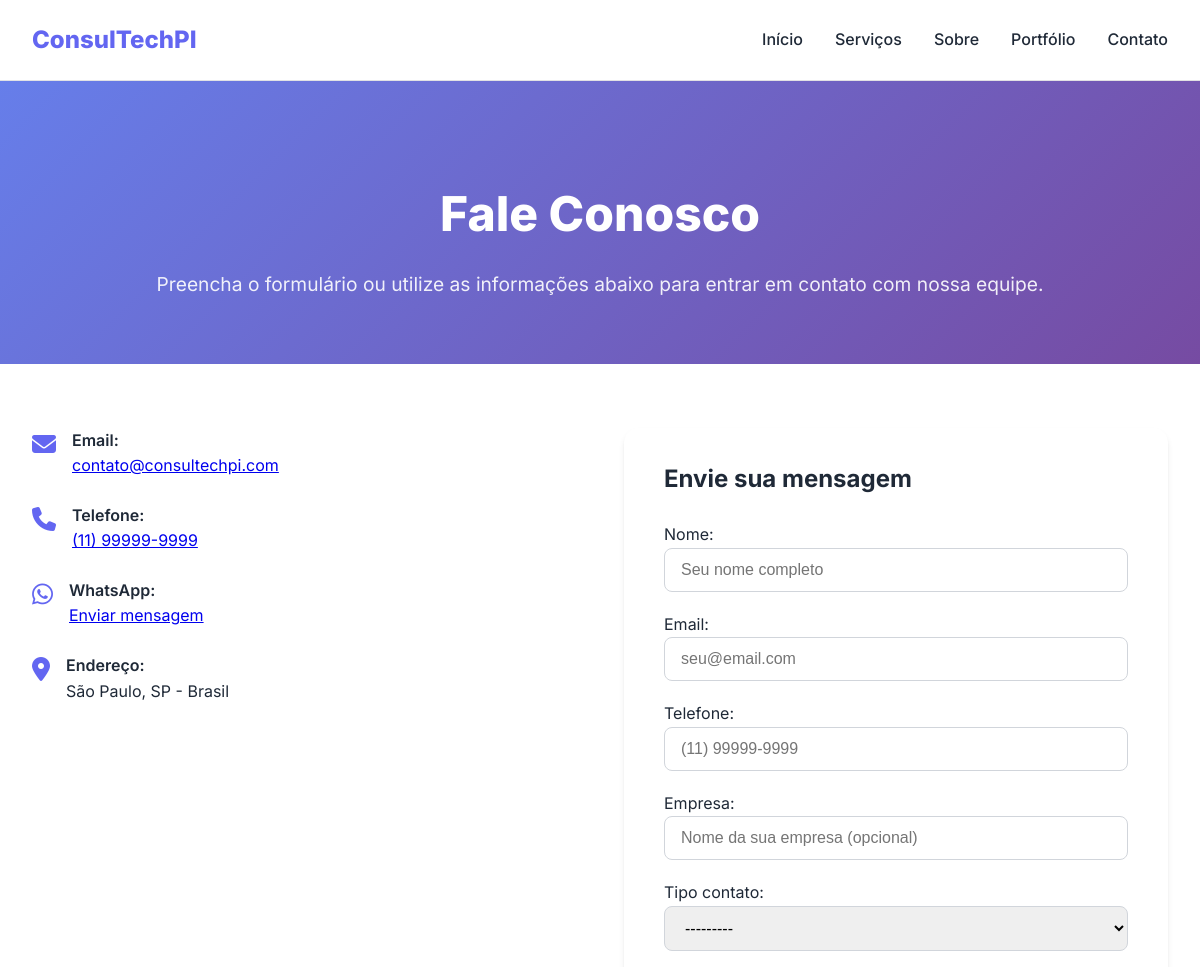
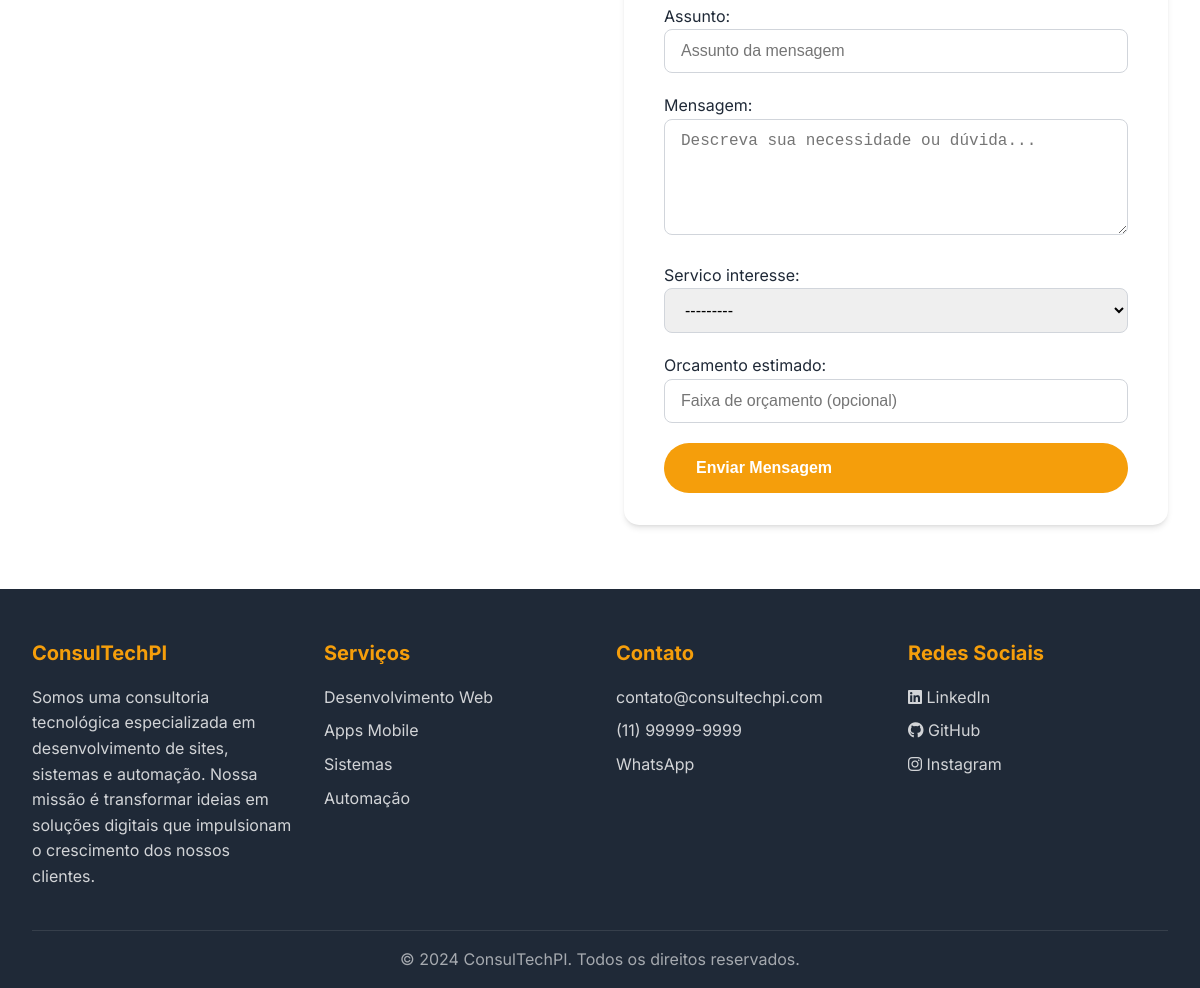
Page /contato/ on the earlier database version (2 pictures, top to bottom).
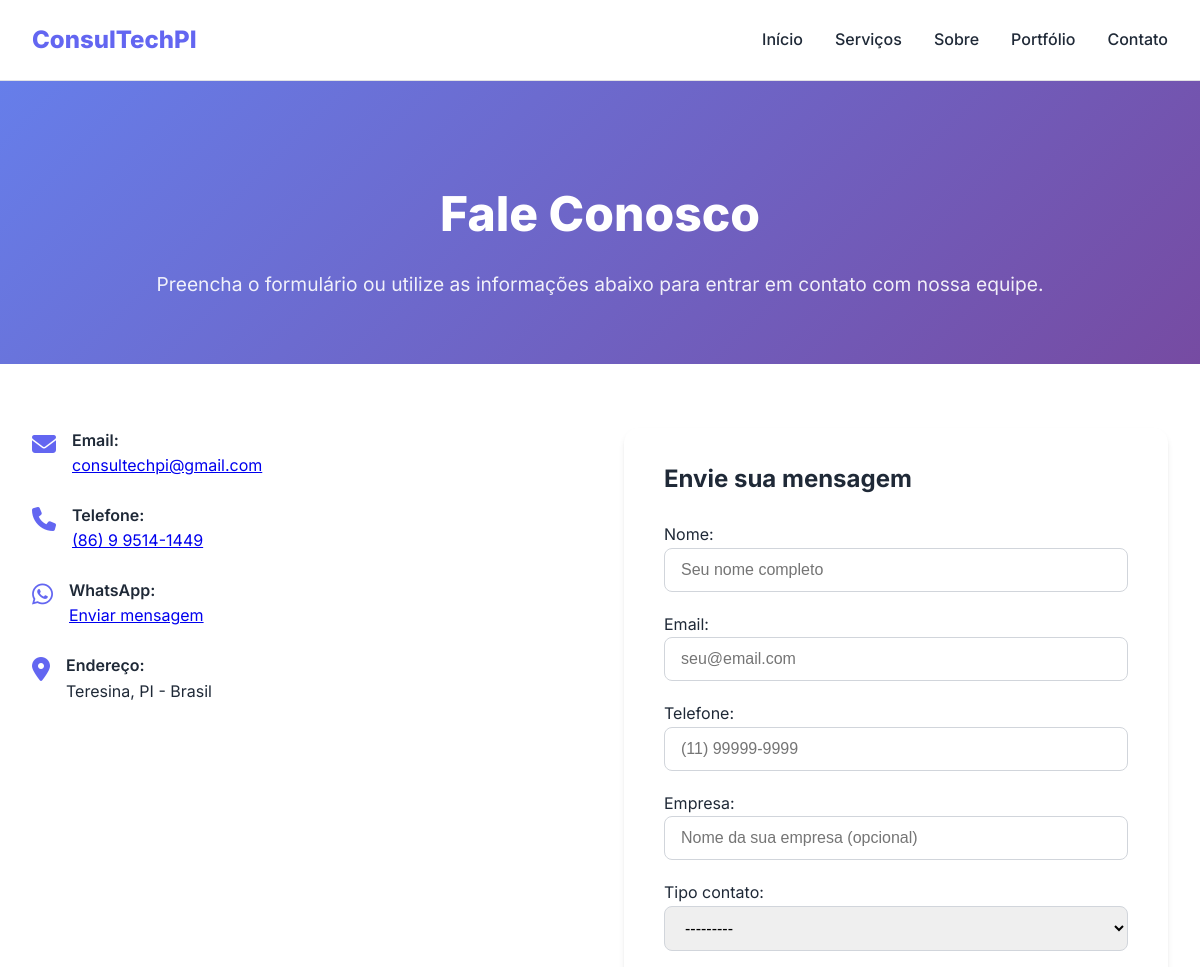
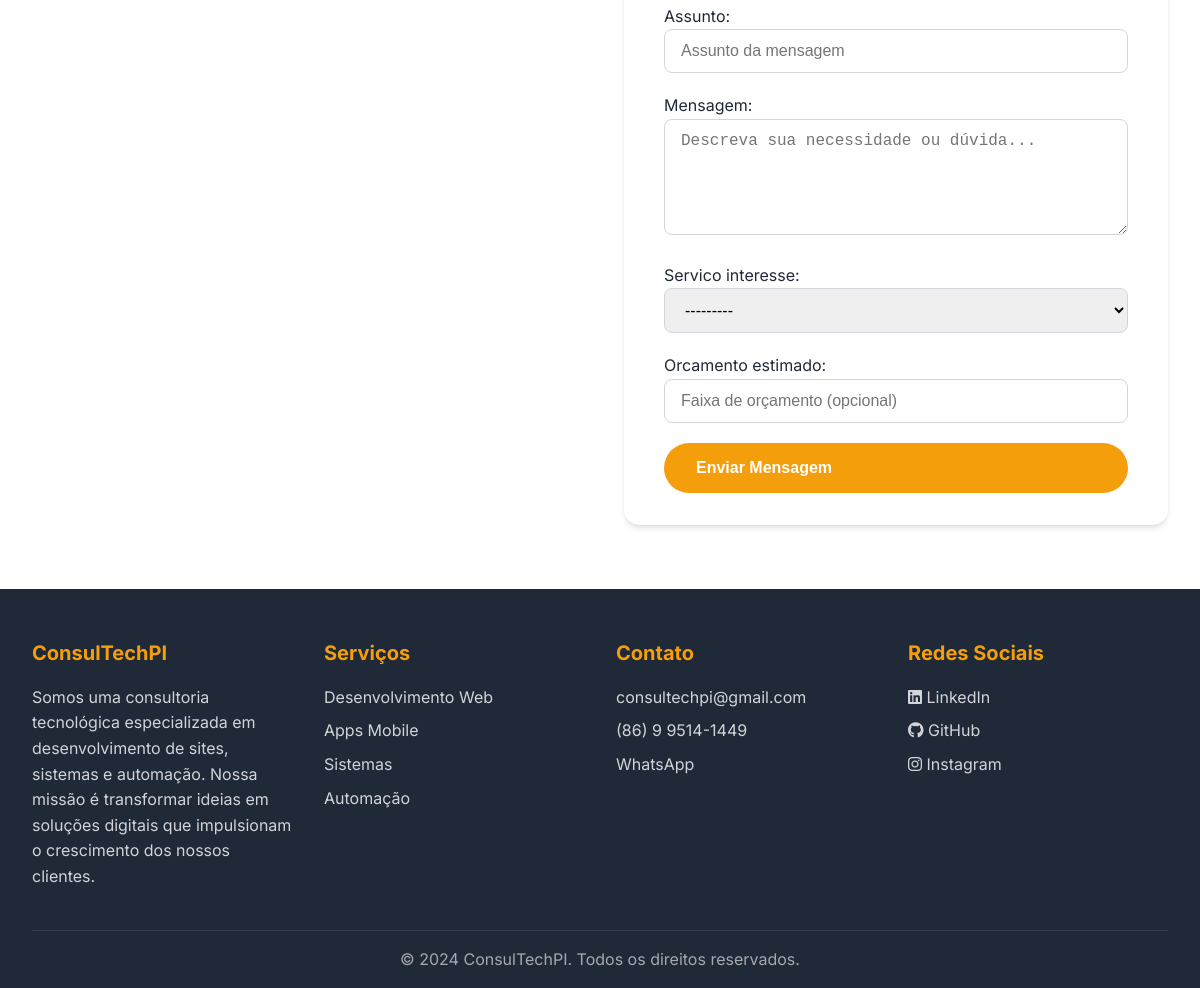
Same page on the later database version (2 pictures, top to bottom).
### web_site/models.py (models this page shows, shortened)
class ConfiguracaoSite(models.Model):
    nome_empresa = models.CharField(max_length=200)
    slogan = models.CharField(max_length=300)
    descricao_empresa = models.TextField()
    logo = models.ImageField(upload_to='config/')
    favicon = models.ImageField(upload_to='config/')
    email_contato = models.EmailField()
    telefone = models.CharField(max_length=20)
    whatsapp = models.CharField(max_length=20)
    endereco = models.TextField()
    linkedin = models.URLField(blank=True)
    github = models.URLField(blank=True)
    instagram = models.URLField(blank=True)
    youtube = models.URLField(blank=True)
    meta_description = models.CharField(max_length=300)
    meta_keywords = models.CharField(max_length=500)
    google_analytics = models.TextField(blank=True)
    pixel_facebook = models.TextField(blank=True)
    mostrar_servicos = models.BooleanField(default=True, help_text="Exibir item Serviços no menu")
    mostrar_sobre = models.BooleanField(default=True, help_text="Exibir item Sobre no menu")
    mostrar_portfolio = models.BooleanField(default=True, help_text="Exibir item Portfólio no menu")
    data_atualizacao = models.DateTimeField(auto_now=True)
    class Meta:
        verbose_name = "Configuração do Site"
        verbose_name_plural = "Configurações do Site"

### web_site/views.py (the view)
# urls.py: path('contato/', views.contato, name='contato'),
def contato(request):
    config = ConfiguracaoSite.objects.first()
    if request.method == 'POST':
        form = ContatoForm(request.POST)
        if form.is_valid():
            contato = form.save()
            messages.success(request, 'Mensagem enviada com sucesso! Entraremos em contato em breve.')
            return redirect('web_site:contato')
    else:
        form = ContatoForm()
    context = {
        'config': config,
        'form': form,
    }
    return render(request, 'web_site/contato.html', context)

### web_site/models.py (called while the page is built)
    def __str__(self):
        return self.nome

### templates/web_site/contato.html (shortened to what this page needs)
{% extends 'web_site/base.html' %}
{% block content %}
<section class="contact-hero" data-aos="fade-down">
    <div class="container">
        <h1>Fale Conosco</h1>
        <p>Preencha o formulário ou utilize as informações abaixo para entrar em contato com nossa equipe.</p>
    </div>
</section>
<section class="contact-section">
    <div class="container contact-grid" data-aos="fade-up">
        <div class="contact-info">
            <div class="contact-info-item">
                <i class="fas fa-envelope"></i>
                <div>
                    <span>Email:</span><br>
                    <a href="mailto:{% if config %}{{ config.email_contato }}{% else %}contato@consultechpiaui.com{% endif %}">{% if config %}{{ config.email_contato }}{% else %}contato@consultechpiaui.com{% endif %}</a>
                </div>
            </div>
            <div class="contact-info-item">
                <i class="fas fa-phone"></i>
                <div>
                    <span>Telefone:</span><br>
                    <a href="tel:{% if config %}{{ config.telefone }}{% else %}+5586999999999{% endif %}">{% if config %}{{ config.telefone }}{% else %}(86) 99999-9999{% endif %}</a>
                </div>
            </div>
            <div class="contact-info-item">
                <i class="fab fa-whatsapp"></i>
                <div>
                    <span>WhatsApp:</span><br>
                    <a href="https://wa.me/{% if config %}{{ config.whatsapp|cut:'('|cut:')'|cut:'-'|cut:' ' }}{% else %}5586999999999{% endif %}" target="_blank">Enviar mensagem</a>
                </div>
            </div>
            <div class="contact-info-item">
                <i class="fas fa-map-marker-alt"></i>
                <div>
                    <span>Endereço:</span><br>
                    {% if config %}{{ config.endereco }}{% else %}Teresina - PI, Brasil{% endif %}
                </div>
            </div>
        </div>
        <div>
            <div class="contact-form">
                <h2 style="margin-bottom: 1.5rem;">Envie sua mensagem</h2>
                <form method="post" novalidate>
                    {% for field in form.visible_fields %}
                    <div class="form-group">
                        {{ field.label_tag }}
                        {{ field }}
                    </div>
                    {% endfor %}
                    <button type="submit" class="btn btn-primary">Enviar Mensagem</button>
                </form>
            </div>
        </div>
    </div>
</section>
{% endblock %}

### templates/web_site/base.html (shortened to what this page needs)
<!DOCTYPE html>
<html lang="pt-BR">
<head>
    <link rel="stylesheet" href="https://cdnjs.cloudflare.com/ajax/libs/font-awesome/6.4.0/css/all.min.css">
    <link href="https://unpkg.com/aos@2.3.1/dist/aos.css" rel="stylesheet">
</head>
<body>
    <header class="header" id="header">
        <nav class="nav-container">
            <a href="{% url 'web_site:home' %}" class="logo">
                {% if config %}{{ config.nome_empresa }}{% else %}ConsulTech<span style="color: var(--accent-color);">Piauí</span>{% endif %}
            </a>
            <ul class="nav-menu" id="nav-menu">
                <li><a href="{% url 'web_site:home' %}" class="nav-link">Início</a></li>
                <li>{% if not config or config.mostrar_servicos %}<a href="{% url 'web_site:servicos' %}" class="nav-link">Serviços</a>{% endif %}</li>
                <li>{% if not config or config.mostrar_sobre %}<a href="{% url 'web_site:sobre' %}" class="nav-link">Sobre</a>{% endif %}</li>
                <li>{% if not config or config.mostrar_portfolio %}<a href="{% url 'web_site:projetos' %}" class="nav-link">Portfólio</a>{% endif %}</li>
                <li><a href="{% url 'web_site:contato' %}" class="nav-link">Contato</a></li>
            </ul>
        </nav>
    </header>
    <main class="main-content">
        {% block content %}{% endblock %}
    </main>
    <footer class="footer">
        <div class="container">
            <div class="footer-content">
                <div class="footer-section">
                    <h3>{% if config %}{{ config.nome_empresa }}{% else %}ConsulTech Piauí{% endif %}</h3>
                    <p>{% if config %}{{ config.descricao_empresa }}{% else %}Transformando ideias em soluções digitais inovadoras. Especialistas em tecnologia no Piauí.{% endif %}</p>
                </div>
                <div class="footer-section">
                    <h3>Serviços</h3>
                    <a href="{% url 'web_site:servicos' %}">Desenvolvimento Web</a>
                    <a href="{% url 'web_site:servicos' %}">Apps Mobile</a>
                    <a href="{% url 'web_site:servicos' %}">Sistemas</a>
                    <a href="{% url 'web_site:servicos' %}">Automação</a>
                </div>
                <div class="footer-section">
                    <h3>Contato</h3>
                    {% if config %}
                    <a href="mailto:{{ config.email_contato }}">{{ config.email_contato }}</a>
                    <a href="tel:{{ config.telefone }}">{{ config.telefone }}</a>
                    <a href="https://wa.me/{{ config.whatsapp|cut:'('|cut:')'|cut:'-'|cut:' ' }}">WhatsApp</a>
                    {% else %}
                    <a href="mailto:contato@consultechpiaui.com">contato@consultechpiaui.com</a>
                    <a href="tel:+5586999999999">(86) 99999-9999</a>
                    <a href="https://wa.me/5586999999999">WhatsApp</a>
                    {% endif %}
                </div>
                <div class="footer-section">
                    <h3>Redes Sociais</h3>
                    {% if config and config.linkedin %}
                    <a href="{{ config.linkedin }}"><i class="fab fa-linkedin"></i> LinkedIn</a>
                    {% endif %}
                    {% if config and config.github %}
                    <a href="{{ config.github }}"><i class="fab fa-github"></i> GitHub</a>
                    {% endif %}
                    {% if config and config.instagram %}
                    <a href="{{ config.instagram }}"><i class="fab fa-instagram"></i> Instagram</a>
                    {% endif %}
                </div>
            </div>
            <div class="footer-bottom">
                <p>&copy; 2024 {% if config %}{{ config.nome_empresa }}{% else %}ConsulTech Piauí{% endif %}. Todos os direitos reservados.</p>
            </div>
        </div>
    </footer>
</body>
</html>

Differences in the rows shown:
changed ConfiguracaoSite "ConsulTechPI": email_contato "contato@consultechpi.com" → "consultechpi@gmail.com"; telefone "(11) 99999-9999" → "(86) 9 9514-1449"; endereco "São Paulo, SP - Brasil" → "Teresina, PI - Brasil"
